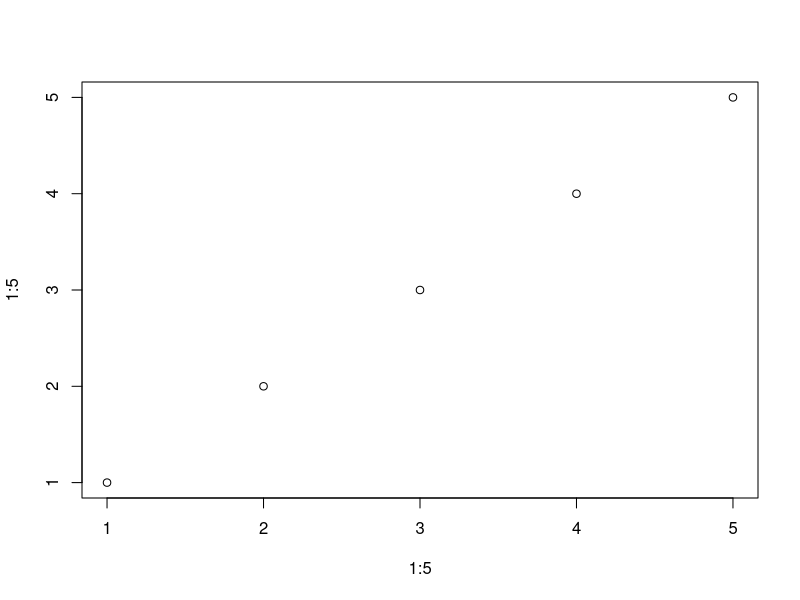
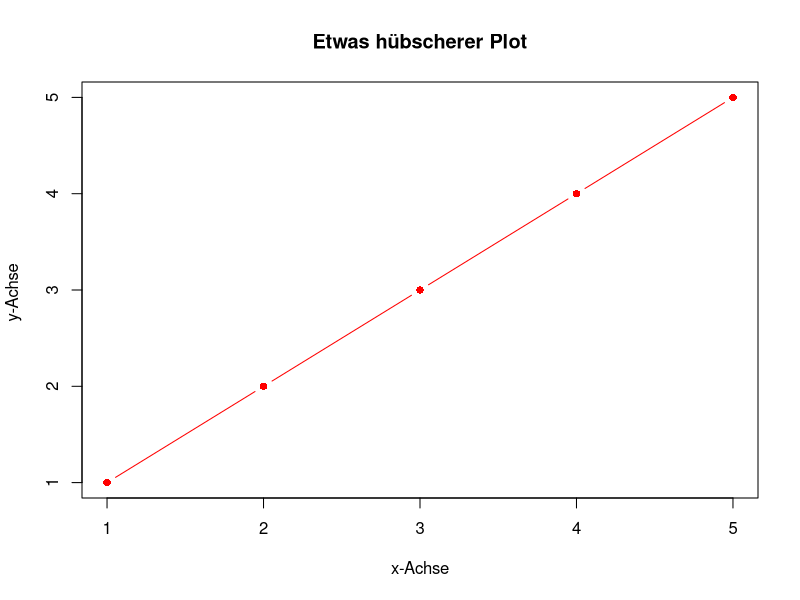
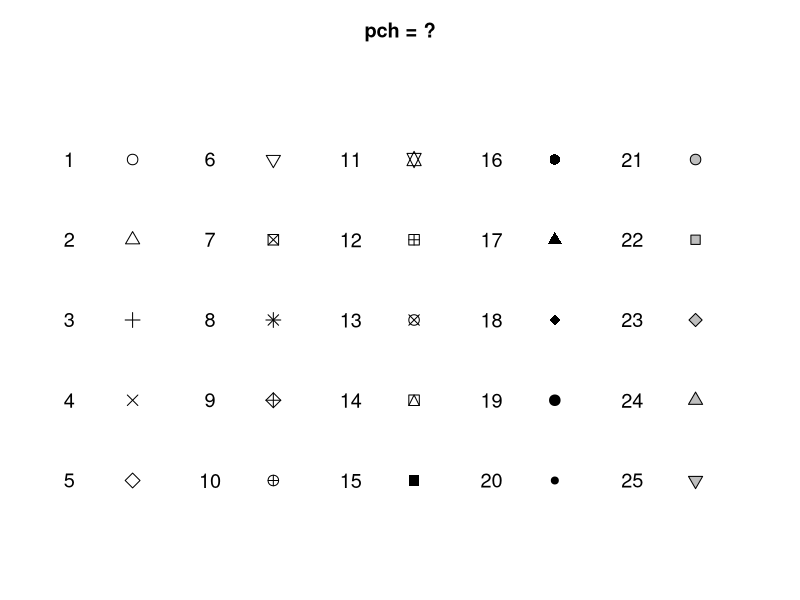
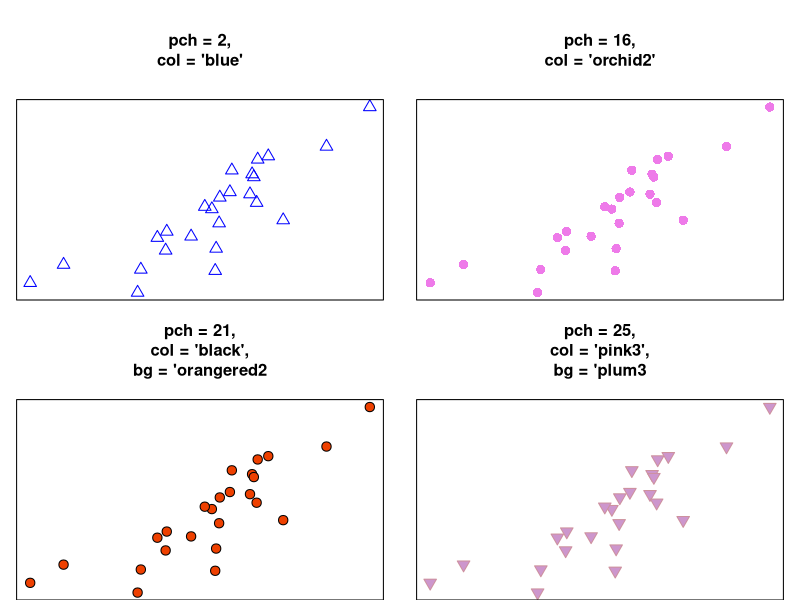
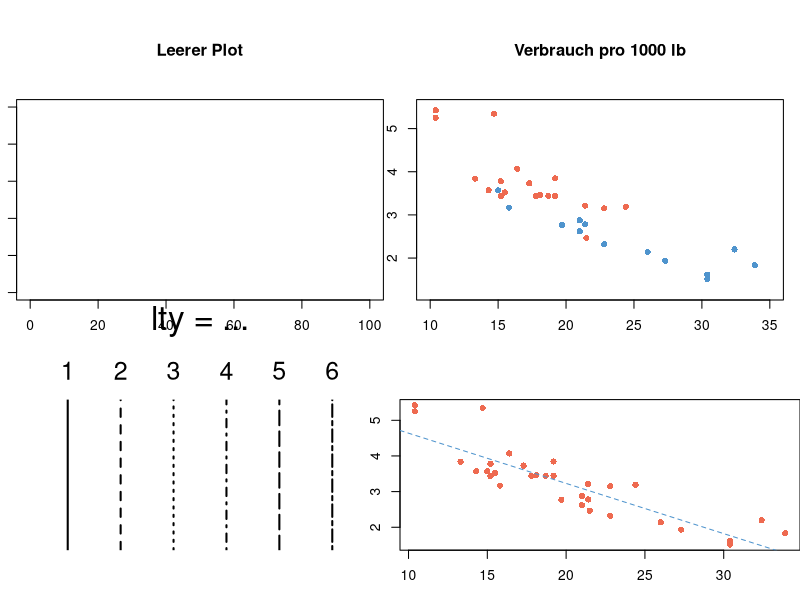
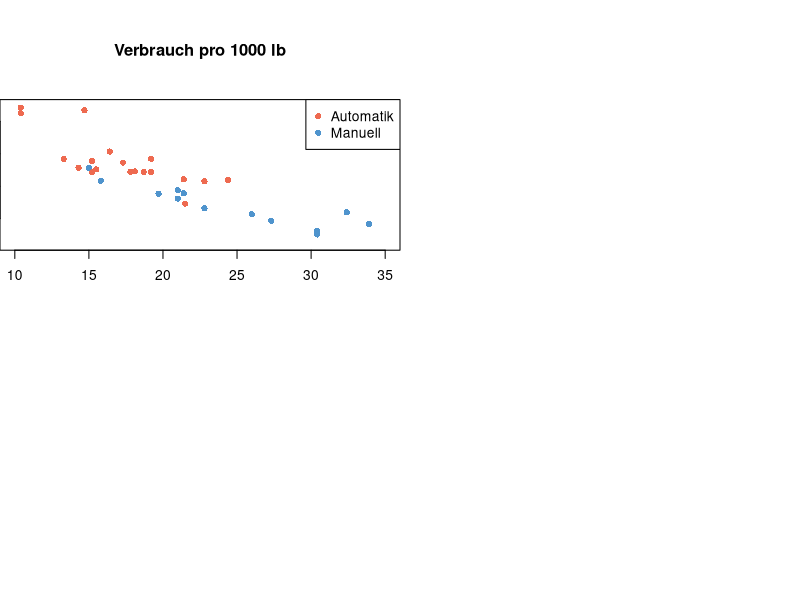
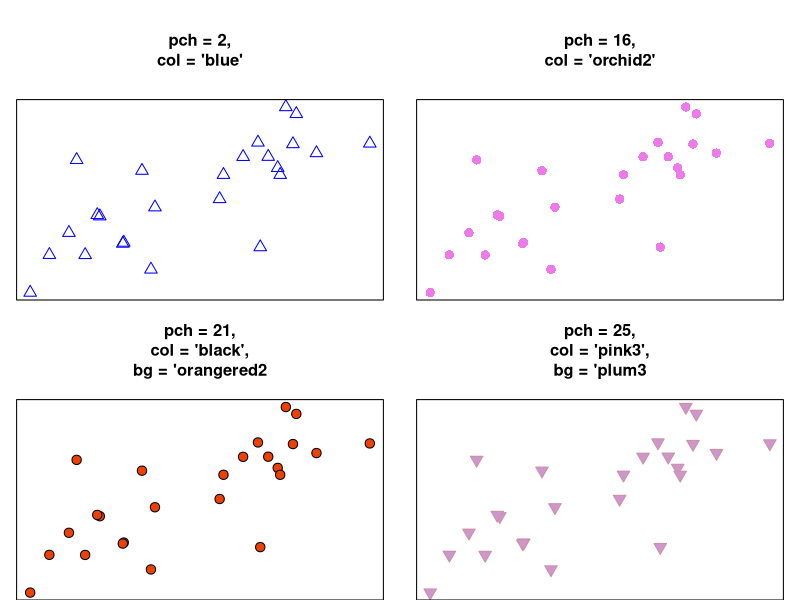

The R script that drew these images, in order:
## ---- chunk 1
  
plot(x = 1:5,
     y = 1:5)

## ---- chunk 2

plot(x = 1:5,
     y = 1:5,                        
     type = "b",                      
     main = "Etwas hübscherer Plot",
     xlab = "x-Achse",
     ylab = "y-Achse ",                
     col = "red",                     
     pch = 16,                        
     cex = 1)                         

## ---- chunk 3
par(mar  = c(1, 1, 3, 1))
plot(x = rep(1:5 + .1, each = 5),
     y = rep(5:1, times = 5),
     pch = 1:25,
     xlab = "", ylab = "", xaxt = "n", yaxt = "n",
     xlim = c(.5, 5.5),
     ylim = c(0, 6),
     bty = "n", bg = "gray", cex = 1.4,
     main = "pch = ?"
     )
text(x = rep(1:5, each = 5) - .35,
     y = rep(5:1, times = 5),
     labels = 1:25, cex = 1.2
     )
## ---- chunk 4
par(mfrow = c(2, 2))
par(mar = c(0, 1, 6, 1))
x.data <- rnorm(25)
y.data <- x.data + rnorm(25)
# Plot 1
plot(x = x.data, y = y.data, xaxt = "n", yaxt = "n", xlab = "", ylab = "", main = "pch = 2,\ncol = 'blue'", 
     pch = 2, col = "blue", cex = 1.5, cex.main = 1.2)
# Plot 2
plot(x = x.data, y = y.data, xaxt = "n", yaxt = "n", xlab = "", ylab = "", main = "pch = 16,\ncol = 'orchid2'", 
     pch = 16, col = "orchid2", cex= 1.5, cex.main = 1.2)
# Plot 3
plot(x = x.data, y = y.data, xaxt = "n", yaxt = "n", xlab = "", ylab = "", main = "pch = 21,\ncol = 'black',\nbg = 'orangered2", 
     cex= 1.5, cex.main = 1.2, 
     pch = 21, col = "black", bg = "orangered2")
# Plot 4
plot(x = x.data, y = y.data, xaxt = "n", yaxt = "n", xlab = "", ylab = "", main = "pch = 25,\ncol = 'pink3',\nbg = 'plum3", 
     cex= 1.5, cex.main = 1.2, 
     pch = 25, col = "pink3", bg = "plum3")
## ---- chunk 5
plot(x = 0,                 
     xlab = "X-Achse", 
     ylab = "Y-Achse",
     xlim = c(0, 100), 
     ylim = c(0, 100),
     main = "Leerer Plot",
     type = "n")

## ---- chunk 6
data(mtcars)
## ---- chunk 7
plot(x = 0,                 
     xlab = "X-Achse", 
     ylab = "Y-Achse",
     xlim = c(10, 35), 
     ylim = c(1.2, 5.5),
     main = "Verbrauch pro 1000 lb",
     type = "n")

# Punkte hinzufügen Automatik
points(x = mtcars$mpg[mtcars$am == 0],
       y = mtcars$wt[mtcars$am == 0],
       pch = 16,
       col = "coral2")
# Punkte hinzufügen Manuell
points(x = mtcars$mpg[mtcars$am == 1],
       y = mtcars$wt[mtcars$am == 1],
       pch = 16,
       col = "steelblue3")
## ---- chunk 8
par(mar = c(3, 0, 6, 0))
plot(1,
     xlim = c(0, 7),
     ylim = c(0, 1),
     type = "n",
     xlab = "lty values",
     ylab = "",
     xaxt = "n",
     yaxt = "n",
     bty = "n",
     main = "")
abline(v = 1:6,
       lty = 1:6,
       lwd = 2)
mtext(1:6,
      side = 3,
      at = 1:6,
      cex = 1.5,
      line = 1)
mtext("lty = ...",
      side = 3,
      at = 3.5,
      line = 4,
      cex = 2)
## ---- chunk 9
plot(x = mtcars$mpg,
     y = mtcars$wt,
     pch = 16,
     col = "coral2")

# Regressionslinie hinzufügen 
abline(lm(wt ~ mpg, data = mtcars), 
       lty = 2,
       col = "steelblue3")
## ---- chunk 10
plot(x = 0,                 
     xlab = "X-Achse", 
     ylab = "Y-Achse",
     xlim = c(10, 35), 
     ylim = c(1.2, 5.5),
     main = "Verbrauch pro 1000 lb",
     type = "n")

# Punkte hinzufügen Automatik
points(x = mtcars$mpg[mtcars$am == 0],
       y = mtcars$wt[mtcars$am == 0],
       pch = 16,
       col = "coral2")
# Punkte hinzufügen Manuell
points(x = mtcars$mpg[mtcars$am == 1],
       y = mtcars$wt[mtcars$am == 1],
       pch = 16,
       col = "steelblue3")
## Legende hinzufügen
legend("topright",
       legend = c("Automatik", "Manuell"),
       col = c('coral2', 'steelblue3'),
       pch = c(16, 16),
       bg = "white")
## ---- chunk 11
# Es soll eine 2 x 2 Plotmatrix enstehen:
par(mfrow = c(2, 2))
par(mar = c(0, 1, 6, 1))
# Daten erschaffen
x.data <- rnorm(25)
y.data <- x.data + rnorm(25)
# Plot 1
plot(x = x.data, y = y.data, xaxt = "n", yaxt = "n", xlab = "", ylab = "", main = "pch = 2,\ncol = 'blue'", 
     pch = 2, col = "blue", cex = 1.5, cex.main = 1.2)
# Plot 2
plot(x = x.data, y = y.data, xaxt = "n", yaxt = "n", xlab = "", ylab = "", main = "pch = 16,\ncol = 'orchid2'", 
     pch = 16, col = "orchid2", cex= 1.5, cex.main = 1.2)
# Plot 3
plot(x = x.data, y = y.data, xaxt = "n", yaxt = "n", xlab = "", ylab = "", main = "pch = 21,\ncol = 'black',\nbg = 'orangered2", 
     cex= 1.5, cex.main = 1.2, 
     pch = 21, col = "black", bg = "orangered2")
# Plot 4
plot(x = x.data, y = y.data, xaxt = "n", yaxt = "n", xlab = "", ylab = "", main = "pch = 25,\ncol = 'pink3',\nbg = 'plum3", 
     cex= 1.5, cex.main = 1.2, 
     pch = 25, col = "pink3", bg = "plum3")

